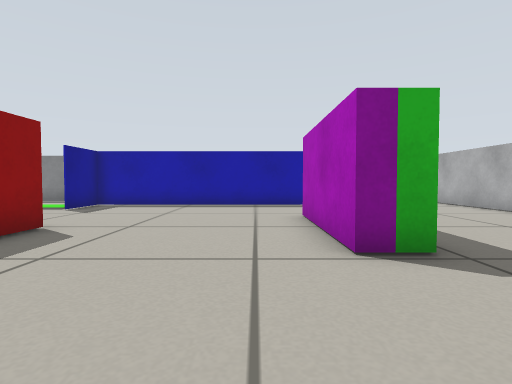
[1] (above)

14 first-person views from a walk through a robot-simulator world made for Gazebo. The camera is 0.09 m above the floor, tilts 2° down and sees 80° across. The floor is counted in squares, 0.1 m on a side. Each view is taken from the middle of a square. On the plan, view 1 faces up. The plan holds only what a view shows up to about 11 squares ahead; the rest is blank.

[2]
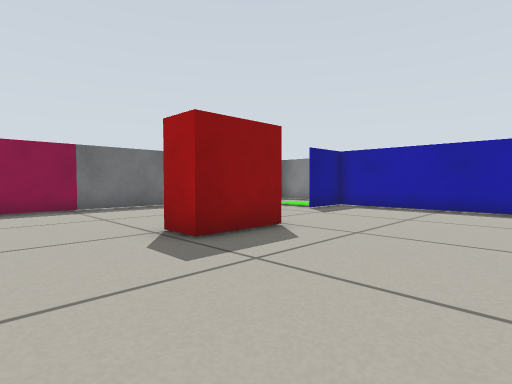

[3]
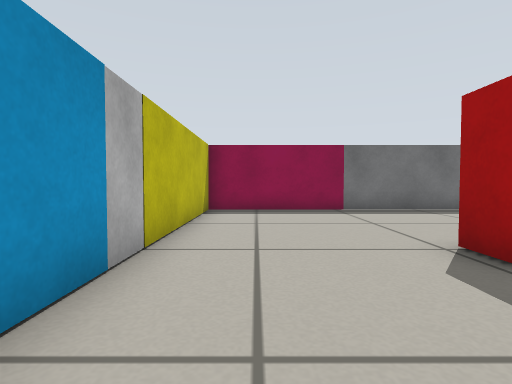

[4]
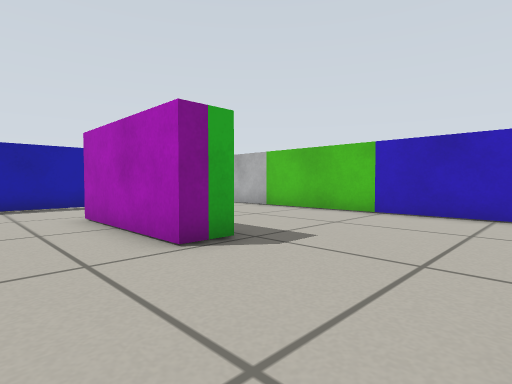

[5]
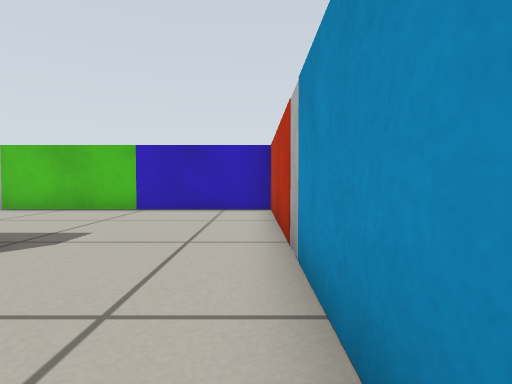

[6]
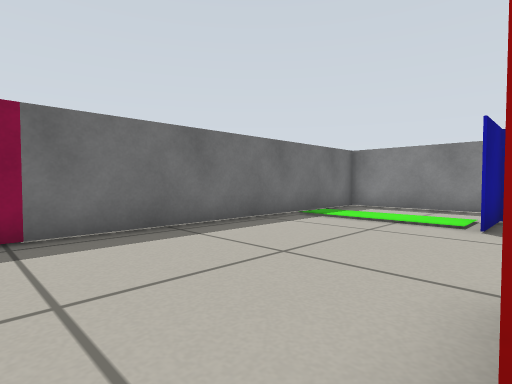

[7]
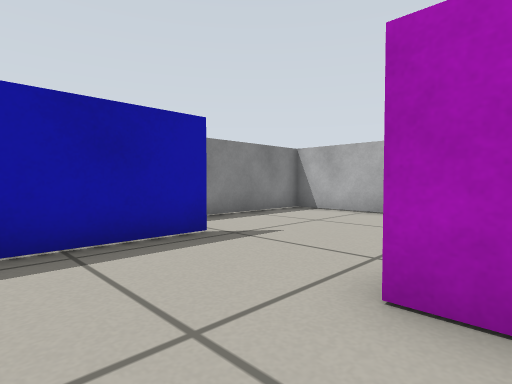

[8]
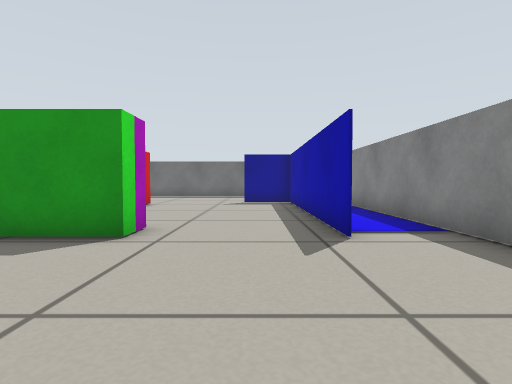

[9]
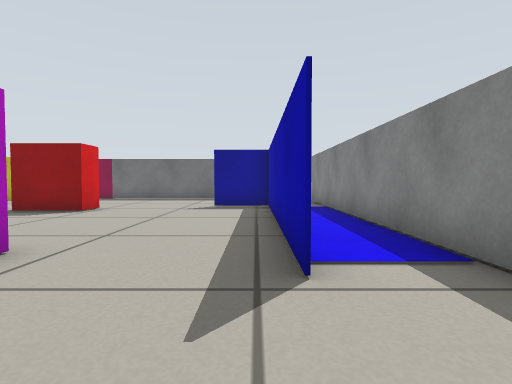

[10]
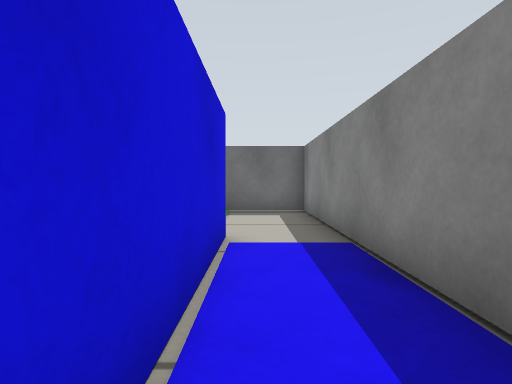

[11]
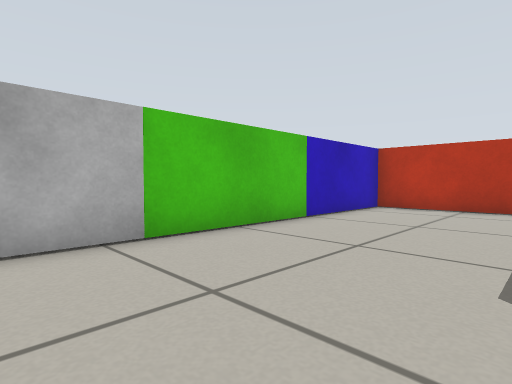

[12]
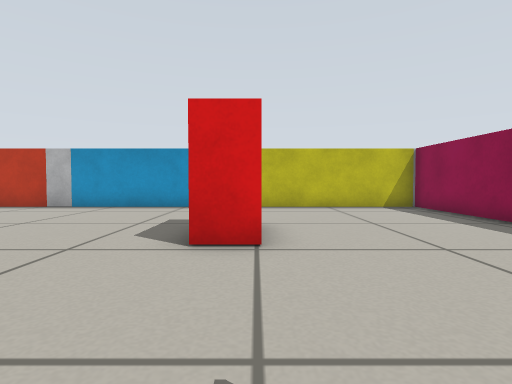

[13]
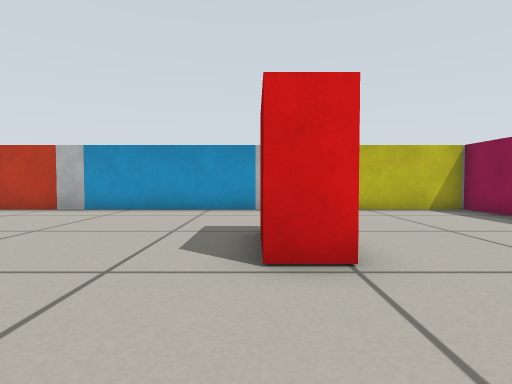

[14]
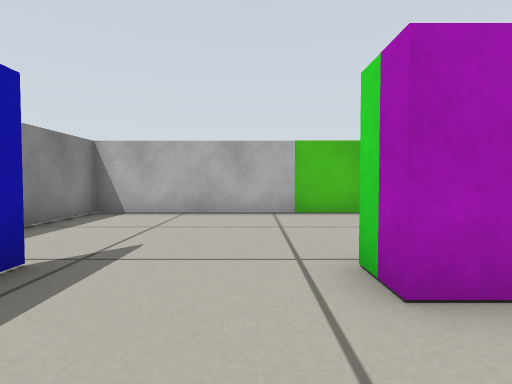

### Floor plan
Points are (right, up) in squares from view 1. A wall is a line through its corners. A room is listed if a view was taken in it or the views show most of it. See-through windows are left out.
Room 1 (views 1, 2, 3, 4, 5, 6, 7, 8, 9, 10, 11, 12, 13, 14)
walls: (2.2, 3.7) (1.2, 3.7) (1.2, 7.9) (2.2, 7.9) (2.2, 5.9); (-5.1, 5.8) (-4.1, 5.8) (-4.1, 3.7) (-5.1, 3.7); (2.2, 11.5) (-5.9, 11.5) (-5.9, 9.5); (-6, 11.5) (-1.5, 11.5); (7.5, -0.5) (7.5, 13.5) (-10.5, 13.5) (-10.5, -0.5) (7.5, -0.5)

Positions as (right, up) in squares from view 1, and headings:
1: (0, 0), facing up
2: (0, 1), facing up-left
3: (-1, 1), facing left
4: (-1, 0), facing up-right
5: (-2, 0), facing right
6: (-5, 3), facing up-left
7: (-1, 7), facing up-right
8: (7, 10), facing left
9: (5, 11), facing left
10: (-1, 12), facing left
11: (3, 10), facing down-right
12: (-5, 10), facing down
13: (-4, 9), facing down
14: (-1, 9), facing right
